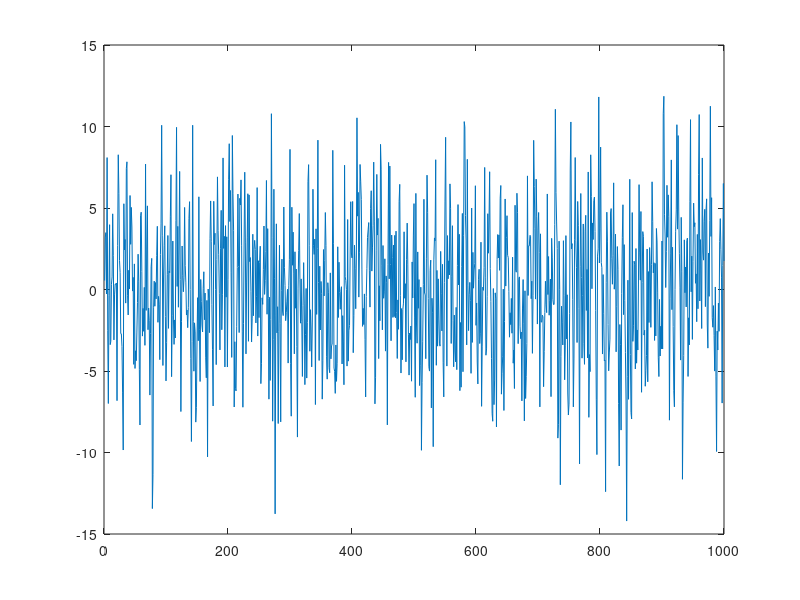
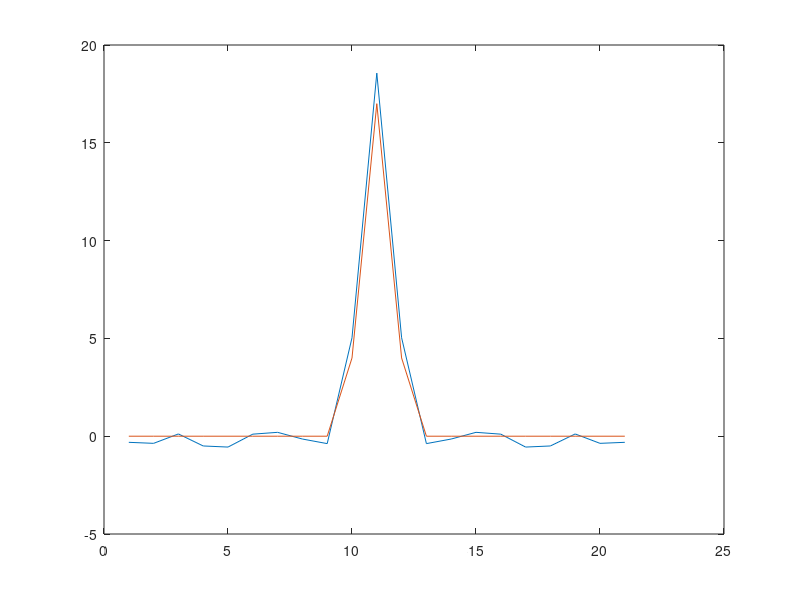

Write the MATLAB code that produced these figures, in order.
clc
clear all
%% %%%  输出X(K)序列 %%%%%
N=1000;
kesi=randn(1,N);
for k=1:N
    if k==1
        X(k)=kesi(1,k);
    else
    X(k)=kesi(1,k)+4*kesi(1,k-1);
    end
end
plot(1:1000,X)
%% %%%%%%%  1.EX  %%%%%%%%%%%%%
EX=0
sum_x=0;
sum_dx=0;
for i=1:N
sum_x=sum_x+X(1,i);
sum_xx=sum_x+X(1,i)*X(1,i);
sum_dx=X(1,i)*X(1,i)-EX*EX+sum_dx;
end
EX_hat=sum_x/N
%% %%%%%%%  2.EX^2_hat  %%%%%%%%%%%
EXX_hat=sum_xx/N
%% %%%%%%%  3.DX_hat  %%%%%%%%%%%%%
DX_hat=EXX_hat-EX_hat*EX_hat
%% %%%%%%%  4.Bx(m)_hat  %%%%%%%%%%
Bx=zeros(1,21);
Bx(1,11)=17;
Bx(1,10)=4;
Bx(1,12)=4;

Bx_hat=zeros(1,21);
a=1;
for i=-10:1:10
    
    for j=1:1:(N-abs(i))
        if a==1
        Bx_hat(1,a)=Bx_hat(1,a)+(X(1,j+abs(i))-EX_hat)*(X(j)-EX_hat)/N;
        else
        Bx_hat(1,a)=Bx_hat(1,a)+(X(1,j+abs(i))-EX_hat)*(X(j)-EX_hat)/N;
        end
    end
    a=a+1;
end
f3=figure;
figure(f3);
plot(1:21,Bx_hat)
hold on 
plot(1:21,Bx)























